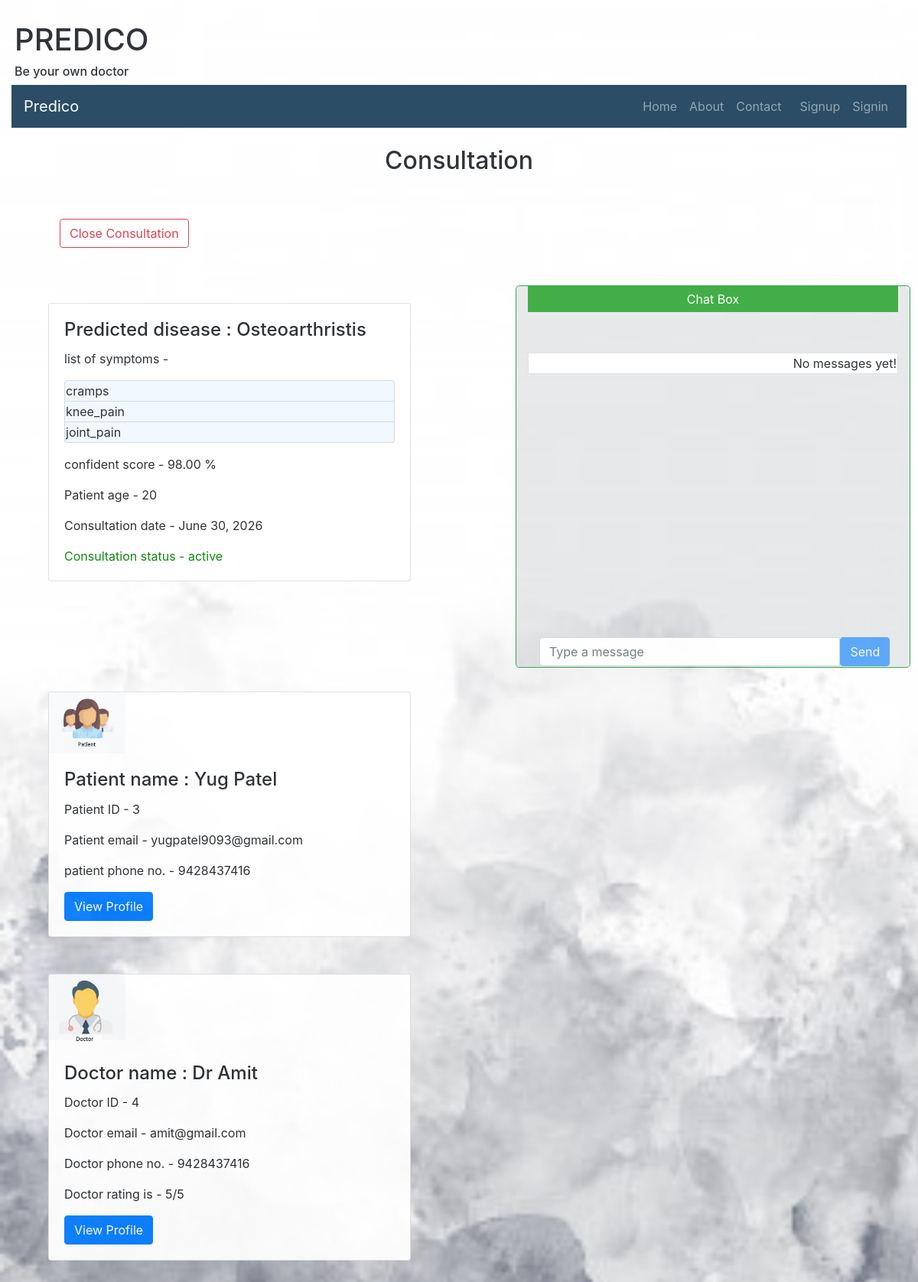
The app's page /consultationview/4 with its own data.
### main_app/models.py (models this page shows)
class consultation(models.Model):
    patient = models.ForeignKey(patient ,null=True, on_delete=models.SET_NULL)
    doctor = models.ForeignKey(doctor ,null=True, on_delete=models.SET_NULL)
    diseaseinfo = models.OneToOneField(diseaseinfo, null=True, on_delete=models.SET_NULL)
    consultation_date = models.DateField()
    status = models.CharField(max_length = 20)

class diseaseinfo(models.Model):
    patient = models.ForeignKey(patient , null=True, on_delete=models.SET_NULL)
    diseasename = models.CharField(max_length = 200)
    no_of_symp = models.IntegerField()
    symptomsname = models.JSONField(default=list)
    confidence = models.DecimalField(max_digits=5, decimal_places=2)
    consultdoctor = models.CharField(max_length = 200)

class patient(models.Model):
    user = models.OneToOneField(User, on_delete=models.CASCADE, primary_key=True)
    is_patient = models.BooleanField(default=True)
    is_doctor = models.BooleanField(default=False)
    name = models.CharField(max_length = 50)
    dob = models.DateField()
    address = models.CharField(max_length = 100)
    mobile_no = models.CharField(max_length = 15)
    gender = models.CharField(max_length = 10)
    @property
    def age(self):
        today = date.today()
        db = self.dob
        age = today.year - db.year
        if today.month < db.month or today.month == db.month and today.day < db.day:
            age -= 1
        return age

class doctor(models.Model):
    user = models.OneToOneField(User, on_delete=models.CASCADE, primary_key=True)
    is_patient = models.BooleanField(default=False)
    is_doctor = models.BooleanField(default=True)
    name = models.CharField(max_length = 50)
    dob = models.DateField()
    address = models.CharField(max_length = 100)
    mobile_no = models.CharField(max_length = 15)
    gender = models.CharField(max_length = 10)
    registration_no = models.CharField(max_length = 20)
    year_of_registration = models.DateField()
    qualification = models.CharField(max_length = 20)
    State_Medical_Council = models.CharField(max_length = 30)
    specialization = models.CharField(max_length = 30)
    rating = models.IntegerField(default=0)

### main_app/views.py (the view)
# urls.py: path('consultationview/<int:consultation_id>', views.consultationview , name='consultationview'),
def  consultationview(request,consultation_id):
    if request.method == 'GET':
      request.session['consultation_id'] = consultation_id
      consultation_obj = consultation.objects.get(id=consultation_id)
      return render(request,'consultation/consultation.html', {"consultation":consultation_obj })

### templates/consultation/consultation.html (shortened to what this page needs)
{% extends "basic.html" %}
{% load static %}
{% block body %}
<br><center><h2> Consultation</h2>
</center>
<br>
<div class="row">
<div class="col" >
  <div class="container mt-4 ml-5 mr-5">
          <button type="button" class="btn btn-outline-danger mb-4" data-toggle="collapse" data-target="#demo2">Close Consultation</button>
  </div>
    <div class="card mt-5 ml-5 mr-5 mb-5">
        <div class="card-body">
          <h4 class="card-title">Predicted disease : {{consultation.diseaseinfo.diseasename}}</h4>
          <p class="card-text">list of symptoms -
              <ul class="list-group" >
                {% for i in consultation.diseaseinfo.symptomsname %}
                <li class="list-group-item" style="background-color:aliceblue">{{i}}</li>
                {% endfor %}
              </ul>
          </p>
          <p class="card-text">confident score - {{consultation.diseaseinfo.confidence}} %</p>
          <p class="card-text">Patient age - {{consultation.patient.age}}</p>
          <p class="card-text">Consultation date - {{consultation.consultation_date}}</p>
          <p class="card-text" style="color: green;">Consultation status - {{consultation.status}}</p>
        </div>
    </div>
<br><br>
                            <div class="card mt-5 ml-5 mr-5 mb-5" >
                                <div class="text-center " style="width:100px">
                                    <img class="card-img-top " src="{% static 'homepage/patient.png' %}" alt="Card image" style="width:100%;">
                                </div>
                                <div class="card-body">
                                  <h4 class="card-title">Patient name : {{consultation.patient.name}}</h4>
                                  <p class="card-text">Patient ID - {{consultation.patient.user_id}}</p>
                                  <p class="card-text">Patient email - {{consultation.patient.user.email}}</p>
                                  <p class="card-text">patient phone no. - {{consultation.patient.mobile_no}}</p>
                                  <a href="{% url 'pviewprofile' consultation.patient.user.username %}" class="btn btn-primary">View Profile</a>
                                </div>
                            </div>
                                <div class="card mt-5 ml-5 mr-5 mb-5" >
                                        <div class="text-center " style="width:100px">
                                            <img class="card-img-top" src="{% static 'homepage/doctor.png' %}" alt="Card image" style="width:100%;">
                                        </div>
                                        <div class="card-body" style="display: inline-block;">
                                          <h4 class="card-title">Doctor name : {{consultation.doctor.name}}</h4>
                                          <p class="card-text">Doctor ID - {{consultation.doctor.user_id}}</p>
                                          <p class="card-text">Doctor email - {{consultation.doctor.user.email}}</p>
                                          <p class="card-text">Doctor phone no. - {{consultation.doctor.mobile_no}}</p>
                                          <p class="card-text">Doctor rating is - {{consultation.doctor.rating}}/5</p>
                                          <a href="{% url 'dviewprofile' consultation.doctor.user.username %}" class="btn btn-primary">View Profile</a>
                                        </div>
                                </div>
</div>
      <div class="col">
            <div class="container-fluid border border-success rounded-lg" id="chat_window" style="background-color: #1423301a !important;">
                                <div id="chat-body" class="panel panel-default">
                                    <center> <div class="panel-heading">Chat Box
                                             </div>  </center>
                                    <div id="msg-list-div" class="panel-body">
                                                <ul id="msg-list" class="list-group">
                                          {% include 'consultation/chat_body.html' %}
                                                </ul>
                                    </div>
                                    <br>
                                        <div id="chat-form" class="container-fluid">  {% csrf_token %}
                                            <div id="chat-bottom" class="input-group">
                                                <input type="text" id="chat-msg" name="chat-msg" class="form-control" placeholder="Type a message" />
                                            <div>
                                                    <input class="btn btn-primary" id="send" type="submit" value="Send"/>
                                        </div>
                                </div>
             </div>
</div>
</div>
{% endblock %}

### templates/consultation/consultation.html (style rules this page uses)
#chat_window { position: fixed; max-height: 500px; bottom: 4%; top: 22%; right: 10px; max-width: 43%; min-width: 43%; }
#chat-form { position: absolute; bottom: 1px; float: bottom; width: 95%; }
.panel-heading { position: relative; background-color: #35a83b; padding: 5px; margin-bottom: 5px ; color: #fff; }
.panel-body { overflow-y: scroll; max-height:400px; width: auto; top: 10px; bottom: 20px; }
body { position: relative; box-shadow: 0px 0px 20px 0px rgb(219, 218, 218) !important; background-color: #5f94c21a !important; }
.list-group-item { display: block; padding: 1px !important; }
.container { max-width:1170px; margin:auto; }
img { max-width:100%; }

### records on screen
consultation: diseaseinfo.diseasename "Osteoarthristis", diseaseinfo.confidence "98.00", patient.age "20", consultation_date "June 30, 2026", status "active", patient.name "Yug Patel", patient.user_id "3", patient.user.email "yugpatel9093@gmail.com", patient.mobile_no "9428437416", doctor.name "Dr Amit", doctor.user_id "4", doctor.user.email "amit@gmail.com", doctor.mobile_no "9428437416", doctor.rating "5"

### other values on screen
{{ i }} "cramps" "knee_pain" "joint_pain"
